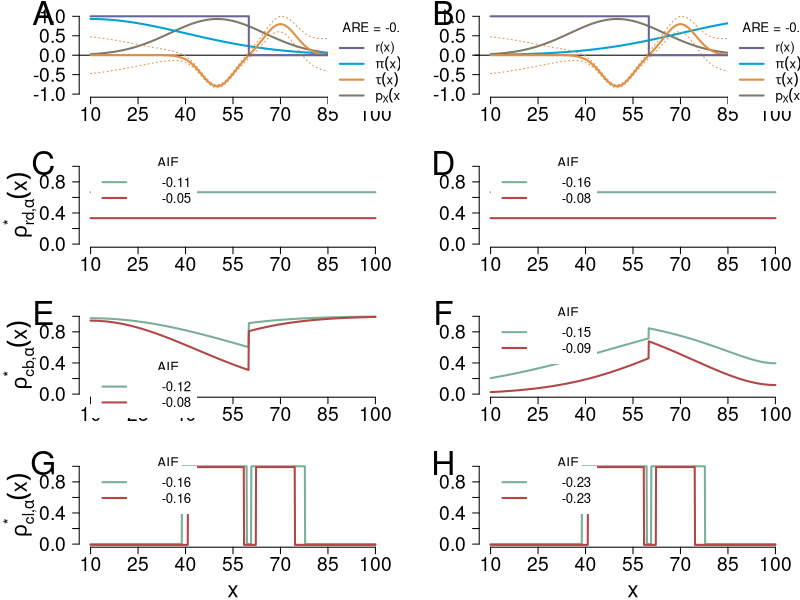

The R source for this figure:
##### Make Figure 2 from original paper

mu1 <- 50
sig1 <- 15

mu2 <- 20
sig2 <- 5

mu3 <- 40
sig3 <- 5

mu4 <- 50
sig4 <- 20

mu5 <- 10
sig5 <- 30

f1 <- function(x) {exp(-(x-mu1)^2/(2*sig1^2)) /(sig1*sqrt(2*pi)) }
f2 <- function(x) {exp(-(x-mu2)^2/(2*sig2^2)) /(sig2*sqrt(2*pi)) }
f3 <- function(x) {exp(-(x-mu3)^2/(2*sig3^2)) /(sig3*sqrt(2*pi)) }
f4 <- function(x) {exp(-(x-mu4)^2/(2*sig4^2)) /(sig4*sqrt(2*pi)) }
f5 <- function(x) {exp(-(x-mu5)^2/(2*sig5^2)) /(sig5*sqrt(2*pi)) }

f <- function(x) f1(x)
e <- function(x) 70*f5(x)

lwst <- .039
expan <- .00165
expit2 <- function(x) abs(1/(1+exp(-x))-.5+lwst)
se <- function(x) expit2(expan*(50-x)^2)
tau <- function(x) { 10*(f3(x-30)-f2(x-30)) }

r_e <- function(x) { 10*(f2(x)-f4(x)) }
r <- function(x) { ifelse(tau(x)<0,1,0) }
i <- function(x) {.5*log((x+1)/(1-x)) }

p <- function(x) {gamma*(1-abs(r_e(x)))^i(alpha) }

p1 <- function(x) {gam(x)*abs(tau(x))^i(alpha)*(1-se(x))^i(beta) }


asre_f <- function(x) { p(x)*f(x)*tau(x)*r_e(x) }
asre_f0 <- function(x) { p0(x)*f(x)*tau(x)*(ifelse(tau(x)<0,1,0)-e(x)) }
asre_f1 <- function(x) { p1(x)*f(x)*tau(x)*(ifelse(tau(x)<0,1,0)-e(x)) }

are_f1 <- function(x) { f(x)*tau(x)*(ifelse(tau(x)<0,1,0)-e(x)) }

p2 <- function(x) {gamma*abs(tau(x))^i(alpha) }
asre_f2 <- function(x) { p2(x)*f(x)*tau(x)*r_e(x) }

sim<- seq(10,100,by=.1)

wl <- 7
dev.new(width=wl, height=wl*1.1, pointsize=7, noRStudioGD = TRUE)
par(mar=c(4,6,1,1))
par(mfcol=c(4,2))
par(xpd=FALSE)

### plot 1

# A
plot(1, type="n", bty="n", xaxt="n", xlim=range(sim), ylim=c(-1,1), xlab="", ylab="", las=1, cex.axis=1.75)
axis(side=1, at = seq(10,100, by=15), cex.axis=1.75)
abline(h=0)
points(sim, 35*sapply(sim, f), type="l", lwd=2, col="#80796BFF")

points(sim, sapply(sim, e), type="l", lwd=2, col="#00A1D5FF")
points(sim, sapply(sim, tau), type="l", lwd=2, col="#DF8F44FF")

points(c(10,60,60,100), c(1,1,0,0), type="l", lwd=2,, col="#6A6599FF")
points(sim, sapply(sim, function(x) tau(x)+se(x)), type="l", lwd=1, lty=3, col="#DF8F44FF")
points(sim, sapply(sim, function(x) tau(x)-se(x)), type="l", lwd=1, lty=3, col="#DF8F44FF")

par(xpd=TRUE)
are_val <- integrate(are_f1, lower=10, upper=100)$value
legend(85,1, box.lty = 0, bg="white", title=paste0("ARE = ", format(round(are_val, 2), nsmall = 2)),
       legend=c("r(x)", expression(pi(x)), expression(tau(x)), expression(p[X](x)~35)),
       lwd=2, col=c("#6A6599FF", "#00A1D5FF","#DF8F44FF", "#80796BFF"), cex=1.2)

mtext('A', side=3, line=-1.1, at=-5, cex=2)

# B
plot(1, type="n", bty="n", xaxt="n", xlim=range(sim), ylim=c(0,1), xlab="", ylab=expression(rho[paste("rd,", alpha)]^"*"*(x)), las=1, cex.lab=2, cex.axis=1.75)
axis(side=1, at = seq(10,100, by=15), cex.axis=1.75)

jamacol1 <- c("#79AF97FF", "#79C897")[1]
jamacol2 <- c("#B24745FF", "#C84745")[1]
jamacol <- c(jamacol2, jamacol1)

n <- 4
it <- 0
p0 <- function(x) {alpha }

for (k in seq(0,1,length=n)[-c(1,n)]) {
        alpha <- k
        it <- it+1
        lines(sim, sapply(sim, p0), lwd=2, col=jamacol[it])
}

n <- 4
it <- 0
asre_val <- list()
for (k in seq(0,1,length=n)[-c(1,n)]) {
        alpha <- k
        it <- it+1
        asre_val[[it]] <- integrate(asre_f0, lower=10, upper=100)$value
}
asre_val <- sapply(asre_val,c)

legend(10,1.00, box.lty = 0,
       legend=rev(c(expression(paste(alpha, "=1/3 ")),
                    expression(paste(alpha, "=2/3 ")))),
       lwd=2, col=rev(jamacol), cex=1.2)

text(29, 1.03, "AIE", pos=4, cex=1.2)
legend(25,1.001, box.lty = 0, 
       legend=rev(format(round(asre_val,2), nsmall = 2)), xjust = 0, cex=1.2)

mtext('C', side=3, line=-1.1, at=-5, cex=2)

# C

plot(1, type="n", bty="n", xaxt="n", xlim=range(sim), ylim=c(0,1), xlab="", ylab=expression(rho[paste("cb,", alpha)]^"*"*(x)), las=1, cex.lab=2, cex.axis=1.75)
axis(side=1, at = seq(10,100, by=15), cex.axis=1.75)

n <- 4
it <- 0
p0 <- function(x) (1-abs(ifelse(tau(x)<0,1,0)-e(x)))^i(alpha)

for (k in seq(0,1,length=n)[-c(1,n)]) {
        alpha <- k
        it <- it+1
        lines(sim, sapply(sim, p0), lwd=2, col=rev(jamacol)[it])
}

n <- 4
it <- 0
asre_val <- list()
for (k in seq(0,1,length=n)[-c(1,n)]) {
        alpha <- k
        it <- it+1
        asre_val[[it]] <- integrate(asre_f0, lower=10, upper=100)$value
}
asre_val <- sapply(asre_val,c)

legend(10,0.30, box.lty = 0,
       legend=c(expression(paste(alpha, "=1/3 ")),
                expression(paste(alpha, "=2/3 "))),
       lwd=2, col=rev(jamacol), cex=1.2)

text(29, 0.33, "AIE", pos=4, cex=1.2)
legend(25,0.305, box.lty = 0,
       legend=format(round(asre_val,2), nsmall = 2), xjust=0, cex=1.2)

mtext('E', side=3, line=-1.1, at=-5, cex=2)

# D

plot(1, type="n", bty="n", xaxt="n", xlim=range(sim), ylim=c(0,1), xlab="x", ylab=expression(rho[paste("cl,", alpha)]^"*"*(x)), las=1, cex.lab=2, cex.axis=1.75)
axis(side=1, at = seq(10,100, by=15), cex.axis=1.75)

n <- 4
it <- 0
p0 <- function(x) as.numeric(sign((tau(x)+qt*se(x))*(tau(x)-qt*se(x)))==1)

it <- 0
for (j in c(0.45, .05) ) {
        qt <- qnorm(1-j/2)
        it <- it+1
        lines(sim, sapply(sim, p0)-(it-1)*.01, lwd=2, col=rev(jamacol)[it])
}

it <- 0
asre_val <- list()
for (k in c(0.45, .05) ) {
        alpha <- k
        it <- it+1
        asre_val[[it]] <- integrate(asre_f0, lower=10, upper=100)$value
}
asre_val <- sapply(asre_val,c)

legend(10,1.00, box.lty = 0,
       legend=c(expression(paste(alpha, "=0.45 ")),
                expression(paste(alpha, "=0.05 "))),
       lwd=2, col=rev(jamacol), cex=1.2)

text(29, 1.03, "AIE", pos=4, cex=1.2)
legend(25,1.001, box.lty = 0,
       legend=format(round(asre_val,2), nsmall = 2), xjust=0, cex=1.2)

mtext('G', side=3, line=-1.1, at=-5, cex=2)


### RIGHT PANELS


mu1 <- 50
sig1 <- 15

mu2 <- 20
sig2 <- 5

mu3 <- 40
sig3 <- 5

mu4 <- 50
sig4 <- 20

mu5 <- 100
sig5 <- 30

f1 <- function(x) {exp(-(x-mu1)^2/(2*sig1^2)) /(sig1*sqrt(2*pi)) }
f2 <- function(x) {exp(-(x-mu2)^2/(2*sig2^2)) /(sig2*sqrt(2*pi)) }
f3 <- function(x) {exp(-(x-mu3)^2/(2*sig3^2)) /(sig3*sqrt(2*pi)) }
f4 <- function(x) {exp(-(x-mu4)^2/(2*sig4^2)) /(sig4*sqrt(2*pi)) }
f5 <- function(x) {exp(-(x-mu5)^2/(2*sig5^2)) /(sig5*sqrt(2*pi)) }

f <- function(x) f1(x)
e <- function(x) 70*f5(x)

lwst <- .039
expan <- .00165
expit2 <- function(x) abs(1/(1+exp(-x))-.5+lwst)
se <- function(x) expit2(expan*(50-x)^2)
tau <- function(x) { 10*(f3(x-30)-f2(x-30)) }

r_e <- function(x) { 10*(f2(x)-f4(x)) }
r <- function(x) { ifelse(tau(x)<0,1,0) }
i <- function(x) {.5*log((x+1)/(1-x)) }

p <- function(x) {gamma*(1-abs(r_e(x)))^i(alpha) }

p1 <- function(x) {gam(x)*abs(tau(x))^i(alpha)*(1-se(x))^i(beta) }


asre_f <- function(x) { p(x)*f(x)*tau(x)*r_e(x) }
asre_f0 <- function(x) { p0(x)*f(x)*tau(x)*(ifelse(tau(x)<0,1,0)-e(x)) }
asre_f1 <- function(x) { p1(x)*f(x)*tau(x)*(ifelse(tau(x)<0,1,0)-e(x)) }

are_f1 <- function(x) { f(x)*tau(x)*(ifelse(tau(x)<0,1,0)-e(x)) }

p2 <- function(x) {gamma*abs(tau(x))^i(alpha) }
asre_f2 <- function(x) { p2(x)*f(x)*tau(x)*r_e(x) }

sim<- seq(10,100,by=.1)

wl <- 7


size = 1

# E
plot(1, type="n", bty="n", xaxt="n", xlim=range(sim), ylim=c(-1,1), xlab="", ylab="", las=1, cex.axis=1.75)
axis(side=1, at = seq(10,100, by=15), cex.axis=1.75)
lines(c(5,100), c(0,0))
points(sim, 35*sapply(sim, f), type="l", lwd=2, col="#80796BFF")
points(sim, sapply(sim, e), type="l", lwd=2, col="#00A1D5FF")
points(sim, sapply(sim, tau), type="l", lwd=2, col="#DF8F44FF")
points(c(10,60,60,100), c(1,1,0,0), type="l", lwd=2,, col="#6A6599FF")
points(sim, sapply(sim, function(x) tau(x)+se(x)), type="l", lwd=1, lty=3, col="#DF8F44FF")
points(sim, sapply(sim, function(x) tau(x)-se(x)), type="l", lwd=1, lty=3, col="#DF8F44FF")

par(xpd=TRUE)
are_val <- integrate(are_f1, lower=10, upper=100)$value
legend(85,1, box.lty = 0, bg="white", title=paste0("ARE = ", format(round(are_val, 2), nsmall = 2)),
       legend=c("r(x)", expression(pi(x)), expression(tau(x)), expression(p[X](x)~35)),
       lwd=2, col=c("#6A6599FF", "#00A1D5FF","#DF8F44FF", "#80796BFF"), cex= 1.2)

mtext('B', side=3, line=-1.1, at=-5, cex=2)

# F
plot(1, type="n", bty="n", xaxt="n", xlim=range(sim), ylim=c(0,1), xlab="", ylab="", las=1, cex.axis=1.75)
axis(side=1, at = seq(10,100, by=15), cex.axis=1.75)

jamacol1 <- c("#79AF97FF", "#79C897")[1]
jamacol2 <- c("#B24745FF", "#C84745")[1]
jamacol <- c(jamacol2, jamacol1)

n <- 4
it <- 0
p0 <- function(x) {alpha }

for (k in seq(0,1,length=n)[-c(1,n)]) {
        alpha <- k
        it <- it+1
        lines(sim, sapply(sim, p0), lwd=2, col=jamacol[it])
}

n <- 4
it <- 0
asre_val <- list()
for (k in seq(0,1,length=n)[-c(1,n)]) {
        alpha <- k
        it <- it+1
        asre_val[[it]] <- integrate(asre_f0, lower=10, upper=100)$value
}
asre_val <- sapply(asre_val,c)

legend(10,1.00, box.lty = 0,
       legend=rev(c(expression(paste(alpha, "=1/3 ")),
                    expression(paste(alpha, "=2/3 ")))),
       lwd=2, col=rev(jamacol), cex=1.2)

text(29, 1.03, "AIE", pos=4, cex=1.2)
legend(25,1.001, box.lty = 0, 
       legend=rev(format(round(asre_val,2), nsmall = 2)), xjust = 0,cex=1.2)

mtext('D', side=3, line=-1.1, at=-5, cex=2)

# G

plot(1, type="n", bty="n", xaxt="n", xlim=range(sim), ylim=c(0,1), xlab="", ylab="", las=1, cex.axis=1.75)
axis(side=1, at = seq(10,100, by=15), cex.axis=1.75)

n <- 4
it <- 0
p0 <- function(x) (1-abs(ifelse(tau(x)<0,1,0)-e(x)))^i(alpha)

for (k in seq(0,1,length=n)[-c(1,n)]) {
        alpha <- k
        it <- it+1
        lines(sim, sapply(sim, p0), lwd=2, col=rev(jamacol)[it])
}

n <- 4
it <- 0
asre_val <- list()
for (k in seq(0,1,length=n)[-c(1,n)]) {
        alpha <- k
        it <- it+1
        asre_val[[it]] <- integrate(asre_f0, lower=10, upper=100)$value
}
asre_val <- sapply(asre_val,c)

legend(10,1.00, box.lty = 0,
       legend=c(expression(paste(alpha, "=1/3 ")),
                expression(paste(alpha, "=2/3 "))),
       lwd=2, col=rev(jamacol), cex=1.2)

text(29, 1.03, "AIE", pos=4, cex=1.2)
legend(25,1.001, box.lty = 0,
       legend=format(round(asre_val,2), nsmall = 2), xjust=0, cex=1.2)

mtext('F', side=3, line=-1.1, at=-5, cex=2)

# H

plot(1, type="n", bty="n", xaxt="n", xlim=range(sim), ylim=c(0,1), xlab="x", ylab="", las=1, cex.lab=2, cex.axis=1.75)
axis(side=1, at = seq(10,100, by=15), cex.axis=1.75)

n <- 4
it <- 0
p0 <- function(x) as.numeric(sign((tau(x)+qt*se(x))*(tau(x)-qt*se(x)))==1)

it <- 0
for (j in c(0.45, .05) ) {
        qt <- qnorm(1-j/2)
        it <- it+1
        lines(sim, sapply(sim, p0)-(it-1)*.01, lwd=2, col=rev(jamacol)[it])
}

it <- 0
asre_val <- list()
for (k in c(0.45, .05) ) {
        alpha <- k
        it <- it+1
        asre_val[[it]] <- integrate(asre_f0, lower=10, upper=100)$value
}
asre_val <- sapply(asre_val,c)

legend(10,1.00, box.lty = 0,
       legend=c(expression(paste(alpha, "=0.45 ")),
                expression(paste(alpha, "=0.05 "))),
       lwd=2, col=rev(jamacol), cex=1.2)

text(29, 1.03, "AIE", pos=4, cex=1.2)
legend(25,1.001, box.lty = 0,
       legend=format(round(asre_val,2), nsmall = 2), xjust=0, cex=1.2)

mtext('H', side=3, line=-1.1, at=-5, cex=2)

